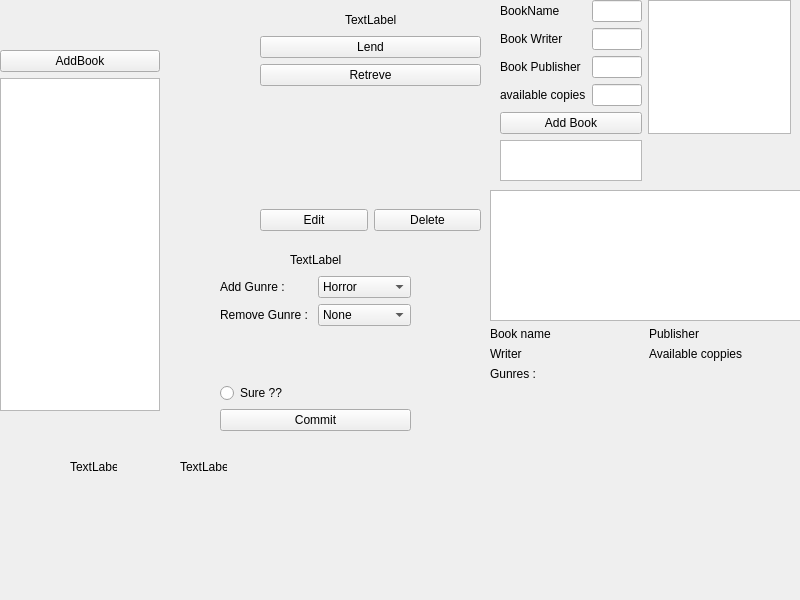
<?xml version="1.0" encoding="UTF-8"?>
<ui version="4.0">
 <class>AdminPage</class>
 <widget class="QMainWindow" name="AdminPage">
  <property name="geometry">
   <rect>
    <x>0</x>
    <y>0</y>
    <width>800</width>
    <height>600</height>
   </rect>
  </property>
  <property name="windowTitle">
   <string>MainWindow</string>
  </property>
  <widget class="QWidget" name="centralwidget">
   <widget class="QWidget" name="BookEdit_Widget" native="true">
    <property name="geometry">
     <rect>
      <x>260</x>
      <y>10</y>
      <width>221</width>
      <height>221</height>
     </rect>
    </property>
    <layout class="QGridLayout" name="ob3">
     <item row="4" column="0" colspan="2">
      <spacer name="verticalSpacer">
       <property name="orientation">
        <enum>Qt::Vertical</enum>
       </property>
       <property name="sizeHint" stdset="0">
        <size>
         <width>20</width>
         <height>40</height>
        </size>
       </property>
      </spacer>
     </item>
     <item row="5" column="1">
      <widget class="QPushButton" name="Deletethebook">
       <property name="text">
        <string>Delete</string>
       </property>
      </widget>
     </item>
     <item row="1" column="0" colspan="2">
      <widget class="QPushButton" name="Lend_botton">
       <property name="text">
        <string>Lend</string>
       </property>
      </widget>
     </item>
     <item row="2" column="0" colspan="2">
      <widget class="QPushButton" name="retrevebotton">
       <property name="text">
        <string>Retreve</string>
       </property>
      </widget>
     </item>
     <item row="5" column="0">
      <widget class="QPushButton" name="Edit_button">
       <property name="text">
        <string>Edit</string>
       </property>
      </widget>
     </item>
     <item row="0" column="0" colspan="2">
      <layout class="QHBoxLayout" name="horizontalLayout">
       <item>
        <spacer name="horizontalSpacer_2">
         <property name="orientation">
          <enum>Qt::Horizontal</enum>
         </property>
         <property name="sizeHint" stdset="0">
          <size>
           <width>40</width>
           <height>20</height>
          </size>
         </property>
        </spacer>
       </item>
       <item>
        <widget class="QLabel" name="Edit_name_lable">
         <property name="text">
          <string>TextLabel</string>
         </property>
        </widget>
       </item>
       <item>
        <spacer name="horizontalSpacer">
         <property name="orientation">
          <enum>Qt::Horizontal</enum>
         </property>
         <property name="sizeHint" stdset="0">
          <size>
           <width>40</width>
           <height>20</height>
          </size>
         </property>
        </spacer>
       </item>
      </layout>
     </item>
    </layout>
   </widget>
   <widget class="QWidget" name="Read_widget" native="true">
    <property name="geometry">
     <rect>
      <x>490</x>
      <y>190</y>
      <width>311</width>
      <height>191</height>
     </rect>
    </property>
    <layout class="QGridLayout" name="Read_Widget">
     <item row="1" column="0">
      <widget class="QLabel" name="Read_Name_lable">
       <property name="text">
        <string>Book name</string>
       </property>
      </widget>
     </item>
     <item row="2" column="0">
      <widget class="QLabel" name="Read_Writer_lable">
       <property name="text">
        <string>Writer</string>
       </property>
      </widget>
     </item>
     <item row="2" column="1">
      <widget class="QLabel" name="Read_avalablecopies">
       <property name="text">
        <string>Available coppies</string>
       </property>
      </widget>
     </item>
     <item row="1" column="1">
      <widget class="QLabel" name="Read_pub_lable">
       <property name="text">
        <string>Publisher</string>
       </property>
      </widget>
     </item>
     <item row="0" column="0" colspan="2">
      <widget class="QTextBrowser" name="Read__output"/>
     </item>
     <item row="3" column="0" colspan="2">
      <widget class="QLabel" name="Read_Gunre_lable">
       <property name="text">
        <string>Gunres :</string>
       </property>
      </widget>
     </item>
    </layout>
   </widget>
   <widget class="QWidget" name="AddBook_Widget" native="true">
    <property name="geometry">
     <rect>
      <x>500</x>
      <y>0</y>
      <width>291</width>
      <height>181</height>
     </rect>
    </property>
    <layout class="QGridLayout" name="gridLayout">
     <item row="1" column="0">
      <widget class="QLabel" name="AddBook_lable_2">
       <property name="text">
        <string>Book Writer</string>
       </property>
      </widget>
     </item>
     <item row="3" column="0">
      <widget class="QLabel" name="AddBook_lable_4">
       <property name="text">
        <string>available copies</string>
       </property>
      </widget>
     </item>
     <item row="1" column="1">
      <widget class="QLineEdit" name="AddBook_Writer_input"/>
     </item>
     <item row="0" column="1">
      <widget class="QLineEdit" name="AddBook_Name_input"/>
     </item>
     <item row="2" column="0">
      <widget class="QLabel" name="AddBook_lable_3">
       <property name="text">
        <string>Book Publisher</string>
       </property>
      </widget>
     </item>
     <item row="2" column="1">
      <widget class="QLineEdit" name="AddBook_Pub_input"/>
     </item>
     <item row="0" column="0">
      <widget class="QLabel" name="AddBook_lable">
       <property name="text">
        <string>BookName</string>
       </property>
      </widget>
     </item>
     <item row="3" column="1">
      <widget class="QLineEdit" name="AddBook_copies_input"/>
     </item>
     <item row="5" column="0" colspan="2">
      <widget class="QTextBrowser" name="AddBook__output"/>
     </item>
     <item row="4" column="0" colspan="2">
      <widget class="QPushButton" name="AddBook_botton">
       <property name="text">
        <string>Add Book</string>
       </property>
      </widget>
     </item>
     <item row="0" column="2" rowspan="5">
      <widget class="QTextEdit" name="AddBook_DigCoppy"/>
     </item>
    </layout>
   </widget>
   <widget class="QWidget" name="verticalLayoutWidget">
    <property name="geometry">
     <rect>
      <x>0</x>
      <y>50</y>
      <width>160</width>
      <height>361</height>
     </rect>
    </property>
    <layout class="QVBoxLayout" name="leftsidebar">
     <item>
      <widget class="QPushButton" name="AddBook_widget_botton">
       <property name="text">
        <string>AddBook</string>
       </property>
      </widget>
     </item>
     <item>
      <widget class="QListWidget" name="BookList_Widget_output"/>
     </item>
    </layout>
   </widget>
   <widget class="QWidget" name="Edit_gunre_Widget" native="true">
    <property name="geometry">
     <rect>
      <x>220</x>
      <y>250</y>
      <width>191</width>
      <height>181</height>
     </rect>
    </property>
    <layout class="QGridLayout" name="gridLayout_3">
     <item row="1" column="0">
      <layout class="QGridLayout" name="gridLayout_2">
       <item row="0" column="1">
        <widget class="QComboBox" name="Gunre_Add_combo">
         <item>
          <property name="text">
           <string>Horror</string>
          </property>
         </item>
         <item>
          <property name="text">
           <string>None</string>
          </property>
         </item>
         <item>
          <property name="text">
           <string>Fantasy</string>
          </property>
         </item>
         <item>
          <property name="text">
           <string>Religion</string>
          </property>
         </item>
         <item>
          <property name="text">
           <string>Novel</string>
          </property>
         </item>
         <item>
          <property name="text">
           <string>Poem</string>
          </property>
         </item>
         <item>
          <property name="text">
           <string>Psychology</string>
          </property>
         </item>
         <item>
          <property name="text">
           <string>New Item</string>
          </property>
         </item>
         <item>
          <property name="text">
           <string>Love Story</string>
          </property>
         </item>
        </widget>
       </item>
       <item row="0" column="0">
        <widget class="QLabel" name="GunreAdd_lable">
         <property name="text">
          <string>Add Gunre :</string>
         </property>
        </widget>
       </item>
       <item row="2" column="0" colspan="2">
        <spacer name="verticalSpacer_2">
         <property name="orientation">
          <enum>Qt::Vertical</enum>
         </property>
         <property name="sizeHint" stdset="0">
          <size>
           <width>20</width>
           <height>40</height>
          </size>
         </property>
        </spacer>
       </item>
       <item row="1" column="1">
        <widget class="QComboBox" name="Gunre_rem_combo">
         <item>
          <property name="text">
           <string>None</string>
          </property>
         </item>
         <item>
          <property name="text">
           <string>Horror</string>
          </property>
         </item>
         <item>
          <property name="text">
           <string>Fantasy</string>
          </property>
         </item>
         <item>
          <property name="text">
           <string>Religion</string>
          </property>
         </item>
         <item>
          <property name="text">
           <string>Novel</string>
          </property>
         </item>
         <item>
          <property name="text">
           <string>Poem</string>
          </property>
         </item>
         <item>
          <property name="text">
           <string>Psychology</string>
          </property>
         </item>
         <item>
          <property name="text">
           <string>New Item</string>
          </property>
         </item>
         <item>
          <property name="text">
           <string>Love Story</string>
          </property>
         </item>
        </widget>
       </item>
       <item row="1" column="0">
        <widget class="QLabel" name="GunreRem_lable">
         <property name="text">
          <string>Remove Gunre :</string>
         </property>
        </widget>
       </item>
      </layout>
     </item>
     <item row="3" column="0">
      <widget class="QPushButton" name="Gunre_commit_button">
       <property name="text">
        <string>Commit</string>
       </property>
      </widget>
     </item>
     <item row="0" column="0">
      <layout class="QHBoxLayout" name="horizontalLayout_2">
       <item>
        <spacer name="horizontalSpacer_3">
         <property name="orientation">
          <enum>Qt::Horizontal</enum>
         </property>
         <property name="sizeHint" stdset="0">
          <size>
           <width>40</width>
           <height>20</height>
          </size>
         </property>
        </spacer>
       </item>
       <item>
        <widget class="QLabel" name="Gunre_name_lable">
         <property name="text">
          <string>TextLabel</string>
         </property>
        </widget>
       </item>
       <item>
        <spacer name="horizontalSpacer_4">
         <property name="orientation">
          <enum>Qt::Horizontal</enum>
         </property>
         <property name="sizeHint" stdset="0">
          <size>
           <width>40</width>
           <height>20</height>
          </size>
         </property>
        </spacer>
       </item>
      </layout>
     </item>
     <item row="2" column="0">
      <widget class="QRadioButton" name="Gunre_admit_ratio">
       <property name="text">
        <string>Sure ??</string>
       </property>
      </widget>
     </item>
    </layout>
   </widget>
   <widget class="QLabel" name="labe_1l">
    <property name="geometry">
     <rect>
      <x>70</x>
      <y>460</y>
      <width>47</width>
      <height>13</height>
     </rect>
    </property>
    <property name="text">
     <string>TextLabel</string>
    </property>
   </widget>
   <widget class="QLabel" name="label_2">
    <property name="geometry">
     <rect>
      <x>180</x>
      <y>460</y>
      <width>47</width>
      <height>13</height>
     </rect>
    </property>
    <property name="text">
     <string>TextLabel</string>
    </property>
   </widget>
  </widget>
 </widget>
 <resources/>
 <connections/>
</ui>
